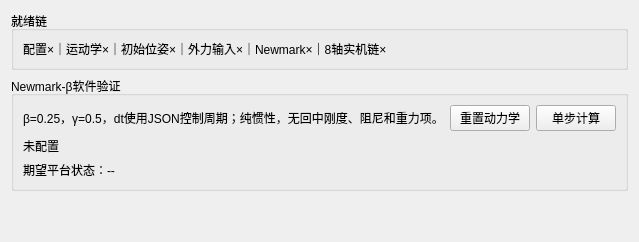
           <widget class="QWidget" name="cdprControlStatusTab">
            <attribute name="title">
             <string>控制状态</string>
            </attribute>
            <layout class="QVBoxLayout" name="cdprControlStatusLayout">
             <item>
              <widget class="QGroupBox" name="cdprReadinessGroup">
               <property name="title">
                <string>就绪链</string>
               </property>
               <layout class="QVBoxLayout" name="cdprReadinessLayout">
                <item>
                 <widget class="QLabel" name="cdprReadinessValueLabel">
                  <property name="text">
                   <string>配置×｜运动学×｜初始位姿×｜外力输入×｜Newmark×｜8轴实机链×</string>
                  </property>
                 </widget>
                </item>
               </layout>
              </widget>
             </item>
             <item>
              <widget class="QGroupBox" name="cdprDynamicsGroup">
               <property name="title">
                <string>Newmark-β软件验证</string>
               </property>
               <layout class="QGridLayout" name="cdprDynamicsLayout">
                <item row="0" column="0">
                 <widget class="QLabel" name="cdprDynamicsParametersLabel">
                  <property name="text">
                   <string>β=0.25，γ=0.5，dt使用JSON控制周期；纯惯性，无回中刚度、阻尼和重力项。</string>
                  </property>
                 </widget>
                </item>
                <item row="0" column="1">
                 <widget class="QPushButton" name="cdprResetDynamicsButton">
                  <property name="text">
                   <string>重置动力学</string>
                  </property>
                 </widget>
                </item>
                <item row="0" column="2">
                 <widget class="QPushButton" name="cdprAdvanceDynamicsButton">
                  <property name="text">
                   <string>单步计算</string>
                  </property>
                 </widget>
                </item>
                <item row="1" column="0" colspan="3">
                 <widget class="QLabel" name="cdprDynamicsStatusValueLabel">
                  <property name="text">
                   <string>未配置</string>
                  </property>
                 </widget>
                </item>
                <item row="2" column="0" colspan="3">
                 <widget class="QLabel" name="cdprDesiredPlatformValueLabel">
                  <property name="text">
                   <string>期望平台状态：--</string>
                  </property>
                  <property name="wordWrap">
                   <bool>true</bool>
                  </property>
                 </widget>
                </item>
               </layout>
              </widget>
             </item>
             <item>
              <spacer name="cdprControlStatusSpacer">
               <property name="orientation">
                <enum>Qt::Orientation::Vertical</enum>
               </property>
               <property name="sizeHint" stdset="0">
                <size>
                 <width>20</width>
                 <height>40</height>
                </size>
               </property>
              </spacer>
             </item>
            </layout>
           </widget>
